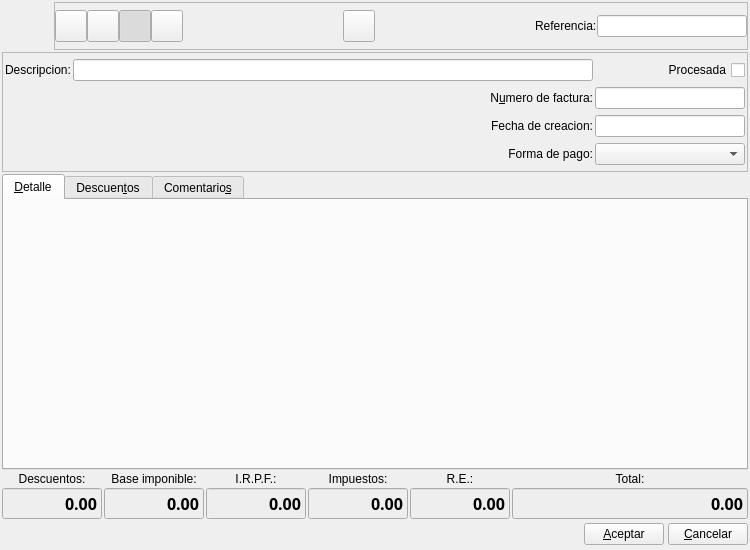
<?xml version="1.0" encoding="UTF-8"?>
<ui version="4.0">
 <author>Tomeu Borras</author>
 <class>FacturaProveedorBase</class>
 <widget class="QWidget" name="FacturaProveedorBase">
  <property name="geometry">
   <rect>
    <x>0</x>
    <y>0</y>
    <width>750</width>
    <height>550</height>
   </rect>
  </property>
  <property name="minimumSize">
   <size>
    <width>750</width>
    <height>550</height>
   </size>
  </property>
  <property name="windowTitle">
   <string>Nueva factura de proveedor</string>
  </property>
  <property name="windowIcon">
   <iconset resource="../../../bulmages.qrc">
    <normaloff>:/Images/supplier-invoice.png</normaloff>:/Images/supplier-invoice.png</iconset>
  </property>
  <layout class="QGridLayout" name="gridLayout">
   <item row="0" column="0" colspan="6">
    <layout class="QHBoxLayout">
     <property name="spacing">
      <number>4</number>
     </property>
     <property name="margin">
      <number>0</number>
     </property>
     <item>
      <widget class="QLabel" name="pixmapLabel1">
       <property name="minimumSize">
        <size>
         <width>48</width>
         <height>48</height>
        </size>
       </property>
       <property name="maximumSize">
        <size>
         <width>48</width>
         <height>48</height>
        </size>
       </property>
       <property name="pixmap">
        <pixmap resource="../../../bulmages.qrc">:/Images/supplier-invoice.png</pixmap>
       </property>
       <property name="scaledContents">
        <bool>true</bool>
       </property>
      </widget>
     </item>
     <item>
      <widget class="QFrame" name="frame_2">
       <property name="frameShape">
        <enum>QFrame::StyledPanel</enum>
       </property>
       <property name="frameShadow">
        <enum>QFrame::Raised</enum>
       </property>
       <layout class="QHBoxLayout" name="horizontalLayout">
        <property name="spacing">
         <number>0</number>
        </property>
        <property name="margin">
         <number>0</number>
        </property>
        <item>
         <widget class="QToolButton" name="mui_guardar">
          <property name="minimumSize">
           <size>
            <width>32</width>
            <height>32</height>
           </size>
          </property>
          <property name="maximumSize">
           <size>
            <width>32</width>
            <height>32</height>
           </size>
          </property>
          <property name="toolTip">
           <string>Guardar factura</string>
          </property>
          <property name="whatsThis">
           <string>Guardar factura</string>
          </property>
          <property name="text">
           <string/>
          </property>
          <property name="icon">
           <iconset resource="../../../bulmages.qrc">
            <normaloff>:/Images/edit-save.png</normaloff>:/Images/edit-save.png</iconset>
          </property>
          <property name="iconSize">
           <size>
            <width>22</width>
            <height>22</height>
           </size>
          </property>
          <property name="shortcut">
           <string>Ctrl+S</string>
          </property>
         </widget>
        </item>
        <item>
         <widget class="QToolButton" name="mui_borrar">
          <property name="minimumSize">
           <size>
            <width>32</width>
            <height>32</height>
           </size>
          </property>
          <property name="maximumSize">
           <size>
            <width>32</width>
            <height>32</height>
           </size>
          </property>
          <property name="toolTip">
           <string>Borrar factura</string>
          </property>
          <property name="whatsThis">
           <string>Borrar factura</string>
          </property>
          <property name="text">
           <string/>
          </property>
          <property name="icon">
           <iconset resource="../../../bulmages.qrc">
            <normaloff>:/Images/edit-delete.png</normaloff>:/Images/edit-delete.png</iconset>
          </property>
          <property name="iconSize">
           <size>
            <width>22</width>
            <height>22</height>
           </size>
          </property>
          <property name="shortcut">
           <string>Ctrl+D</string>
          </property>
         </widget>
        </item>
        <item>
         <widget class="QToolButton" name="mui_detalles">
          <property name="minimumSize">
           <size>
            <width>32</width>
            <height>32</height>
           </size>
          </property>
          <property name="maximumSize">
           <size>
            <width>32</width>
            <height>32</height>
           </size>
          </property>
          <property name="toolTip">
           <string>Mostrar/ocultar cabecera</string>
          </property>
          <property name="whatsThis">
           <string>Mostrar/ocultar cabecera</string>
          </property>
          <property name="text">
           <string/>
          </property>
          <property name="icon">
           <iconset resource="../../../bulmages.qrc">
            <normaloff>:/Images/document-properties.png</normaloff>:/Images/document-properties.png</iconset>
          </property>
          <property name="iconSize">
           <size>
            <width>22</width>
            <height>22</height>
           </size>
          </property>
          <property name="shortcut">
           <string>Ctrl+G</string>
          </property>
          <property name="checkable">
           <bool>true</bool>
          </property>
          <property name="checked">
           <bool>true</bool>
          </property>
         </widget>
        </item>
        <item>
         <widget class="QToolButton" name="mui_duplicar">
          <property name="minimumSize">
           <size>
            <width>32</width>
            <height>32</height>
           </size>
          </property>
          <property name="maximumSize">
           <size>
            <width>32</width>
            <height>32</height>
           </size>
          </property>
          <property name="toolTip">
           <string>Duplicar factura</string>
          </property>
          <property name="whatsThis">
           <string>Duplicar factura</string>
          </property>
          <property name="text">
           <string/>
          </property>
          <property name="icon">
           <iconset resource="../../../bulmages.qrc">
            <normaloff>:/BulmaCont32x32/images/png/igualant.xpm</normaloff>:/BulmaCont32x32/images/png/igualant.xpm</iconset>
          </property>
          <property name="iconSize">
           <size>
            <width>22</width>
            <height>22</height>
           </size>
          </property>
          <property name="shortcut">
           <string>Ctrl+S</string>
          </property>
         </widget>
        </item>
        <item>
         <spacer>
          <property name="orientation">
           <enum>Qt::Horizontal</enum>
          </property>
          <property name="sizeHint" stdset="0">
           <size>
            <width>40</width>
            <height>20</height>
           </size>
          </property>
         </spacer>
        </item>
        <item>
         <widget class="QToolButton" name="mui_veralbaranes">
          <property name="enabled">
           <bool>true</bool>
          </property>
          <property name="minimumSize">
           <size>
            <width>32</width>
            <height>32</height>
           </size>
          </property>
          <property name="maximumSize">
           <size>
            <width>32</width>
            <height>32</height>
           </size>
          </property>
          <property name="toolTip">
           <string>Ver albaranes con la misma referencia</string>
          </property>
          <property name="whatsThis">
           <string>Ver albaranes con la misma referencia</string>
          </property>
          <property name="text">
           <string/>
          </property>
          <property name="icon">
           <iconset resource="../../../bulmages.qrc">
            <normaloff>:/Images/supplier-delivery-note-list.png</normaloff>:/Images/supplier-delivery-note-list.png</iconset>
          </property>
          <property name="iconSize">
           <size>
            <width>22</width>
            <height>22</height>
           </size>
          </property>
         </widget>
        </item>
        <item>
         <widget class="QFrame" name="mui_plugbotones">
          <property name="sizePolicy">
           <sizepolicy hsizetype="Fixed" vsizetype="Fixed">
            <horstretch>0</horstretch>
            <verstretch>0</verstretch>
           </sizepolicy>
          </property>
          <property name="frameShape">
           <enum>QFrame::NoFrame</enum>
          </property>
          <property name="frameShadow">
           <enum>QFrame::Plain</enum>
          </property>
          <property name="lineWidth">
           <number>0</number>
          </property>
         </widget>
        </item>
        <item>
         <spacer>
          <property name="orientation">
           <enum>Qt::Horizontal</enum>
          </property>
          <property name="sizeType">
           <enum>QSizePolicy::MinimumExpanding</enum>
          </property>
          <property name="sizeHint" stdset="0">
           <size>
            <width>18</width>
            <height>32</height>
           </size>
          </property>
         </spacer>
        </item>
        <item>
         <widget class="QLabel" name="label5">
          <property name="sizePolicy">
           <sizepolicy hsizetype="Preferred" vsizetype="Fixed">
            <horstretch>0</horstretch>
            <verstretch>0</verstretch>
           </sizepolicy>
          </property>
          <property name="text">
           <string>Referencia:</string>
          </property>
          <property name="buddy">
           <cstring>mui_reffacturap</cstring>
          </property>
         </widget>
        </item>
        <item>
         <widget class="BfBuscarReferencia" name="mui_reffacturap">
          <property name="sizePolicy">
           <sizepolicy hsizetype="Preferred" vsizetype="Fixed">
            <horstretch>0</horstretch>
            <verstretch>0</verstretch>
           </sizepolicy>
          </property>
          <property name="minimumSize">
           <size>
            <width>150</width>
            <height>0</height>
           </size>
          </property>
          <property name="maximumSize">
           <size>
            <width>150</width>
            <height>16777215</height>
           </size>
          </property>
         </widget>
        </item>
       </layout>
      </widget>
     </item>
    </layout>
   </item>
   <item row="1" column="0" colspan="6">
    <widget class="QFrame" name="frame">
     <property name="minimumSize">
      <size>
       <width>16</width>
       <height>120</height>
      </size>
     </property>
     <property name="frameShape">
      <enum>QFrame::StyledPanel</enum>
     </property>
     <property name="frameShadow">
      <enum>QFrame::Raised</enum>
     </property>
     <layout class="QGridLayout" name="gridLayout_2">
      <item row="0" column="0">
       <widget class="QLabel" name="label7_2">
        <property name="sizePolicy">
         <sizepolicy hsizetype="Fixed" vsizetype="Fixed">
          <horstretch>0</horstretch>
          <verstretch>0</verstretch>
         </sizepolicy>
        </property>
        <property name="text">
         <string>Descripcion:</string>
        </property>
        <property name="buddy">
         <cstring>mui_descfacturap</cstring>
        </property>
       </widget>
      </item>
      <item row="0" column="1" colspan="3">
       <widget class="QLineEdit" name="mui_descfacturap">
        <property name="sizePolicy">
         <sizepolicy hsizetype="Expanding" vsizetype="Preferred">
          <horstretch>0</horstretch>
          <verstretch>0</verstretch>
         </sizepolicy>
        </property>
       </widget>
      </item>
      <item row="0" column="4">
       <widget class="QCheckBox" name="mui_procesadafacturap">
        <property name="layoutDirection">
         <enum>Qt::RightToLeft</enum>
        </property>
        <property name="text">
         <string>Procesada</string>
        </property>
       </widget>
      </item>
      <item row="1" column="0" rowspan="3" colspan="3">
       <widget class="BlSearchWidget" name="mui_idproveedor" native="true">
        <property name="sizePolicy">
         <sizepolicy hsizetype="Expanding" vsizetype="Ignored">
          <horstretch>0</horstretch>
          <verstretch>0</verstretch>
         </sizepolicy>
        </property>
       </widget>
      </item>
      <item row="1" column="3">
       <widget class="QLabel" name="label6_2">
        <property name="sizePolicy">
         <sizepolicy hsizetype="Preferred" vsizetype="Fixed">
          <horstretch>0</horstretch>
          <verstretch>0</verstretch>
         </sizepolicy>
        </property>
        <property name="text">
         <string>N&amp;umero de factura:</string>
        </property>
        <property name="alignment">
         <set>Qt::AlignRight|Qt::AlignTrailing|Qt::AlignVCenter</set>
        </property>
        <property name="buddy">
         <cstring>mui_numfacturap</cstring>
        </property>
       </widget>
      </item>
      <item row="1" column="4">
       <widget class="QLineEdit" name="mui_numfacturap">
        <property name="sizePolicy">
         <sizepolicy hsizetype="Preferred" vsizetype="Preferred">
          <horstretch>0</horstretch>
          <verstretch>0</verstretch>
         </sizepolicy>
        </property>
        <property name="minimumSize">
         <size>
          <width>150</width>
          <height>0</height>
         </size>
        </property>
        <property name="maximumSize">
         <size>
          <width>150</width>
          <height>16777215</height>
         </size>
        </property>
       </widget>
      </item>
      <item row="2" column="3">
       <widget class="QLabel" name="label8_2">
        <property name="sizePolicy">
         <sizepolicy hsizetype="Preferred" vsizetype="Fixed">
          <horstretch>0</horstretch>
          <verstretch>0</verstretch>
         </sizepolicy>
        </property>
        <property name="text">
         <string>Fecha de creacion:</string>
        </property>
        <property name="alignment">
         <set>Qt::AlignRight|Qt::AlignTrailing|Qt::AlignVCenter</set>
        </property>
        <property name="buddy">
         <cstring>mui_ffacturap</cstring>
        </property>
       </widget>
      </item>
      <item row="2" column="4">
       <widget class="BlDateSearch" name="mui_ffacturap">
        <property name="sizePolicy">
         <sizepolicy hsizetype="Preferred" vsizetype="Fixed">
          <horstretch>0</horstretch>
          <verstretch>0</verstretch>
         </sizepolicy>
        </property>
        <property name="minimumSize">
         <size>
          <width>150</width>
          <height>0</height>
         </size>
        </property>
        <property name="maximumSize">
         <size>
          <width>150</width>
          <height>16777215</height>
         </size>
        </property>
       </widget>
      </item>
      <item row="3" column="3">
       <widget class="QLabel" name="label11">
        <property name="sizePolicy">
         <sizepolicy hsizetype="Preferred" vsizetype="Fixed">
          <horstretch>0</horstretch>
          <verstretch>0</verstretch>
         </sizepolicy>
        </property>
        <property name="text">
         <string>Forma de pago:</string>
        </property>
        <property name="alignment">
         <set>Qt::AlignRight|Qt::AlignTrailing|Qt::AlignVCenter</set>
        </property>
       </widget>
      </item>
      <item row="3" column="4">
       <widget class="BfBuscarFormaPago" name="mui_idforma_pago">
        <property name="minimumSize">
         <size>
          <width>150</width>
          <height>0</height>
         </size>
        </property>
        <property name="maximumSize">
         <size>
          <width>150</width>
          <height>16777215</height>
         </size>
        </property>
       </widget>
      </item>
     </layout>
    </widget>
   </item>
   <item row="2" column="0" colspan="6">
    <widget class="QTabWidget" name="discounts">
     <property name="enabled">
      <bool>true</bool>
     </property>
     <property name="currentIndex">
      <number>0</number>
     </property>
     <widget class="QWidget" name="tab1">
      <attribute name="title">
       <string>&amp;Detalle</string>
      </attribute>
      <layout class="QVBoxLayout">
       <property name="spacing">
        <number>4</number>
       </property>
       <property name="margin">
        <number>4</number>
       </property>
       <item>
        <widget class="ListLinFacturaProveedorView" name="subform2" native="true"/>
       </item>
      </layout>
     </widget>
     <widget class="QWidget" name="Tab2">
      <attribute name="title">
       <string>Descuen&amp;tos</string>
      </attribute>
      <layout class="QVBoxLayout">
       <property name="spacing">
        <number>4</number>
       </property>
       <property name="margin">
        <number>4</number>
       </property>
       <item>
        <widget class="ListDescuentoFacturaProvView" name="m_descuentos" native="true"/>
       </item>
      </layout>
     </widget>
     <widget class="QWidget" name="tab3">
      <attribute name="title">
       <string>Comentario&amp;s</string>
      </attribute>
      <layout class="QHBoxLayout">
       <property name="spacing">
        <number>4</number>
       </property>
       <property name="margin">
        <number>4</number>
       </property>
       <item>
        <widget class="QTextEdit" name="mui_comentfacturap"/>
       </item>
      </layout>
     </widget>
    </widget>
   </item>
   <item row="3" column="0">
    <widget class="QLabel" name="label3">
     <property name="minimumSize">
      <size>
       <width>100</width>
       <height>0</height>
      </size>
     </property>
     <property name="maximumSize">
      <size>
       <width>100</width>
       <height>16777215</height>
      </size>
     </property>
     <property name="text">
      <string>Descuentos:</string>
     </property>
     <property name="alignment">
      <set>Qt::AlignCenter</set>
     </property>
    </widget>
   </item>
   <item row="3" column="1">
    <widget class="QLabel" name="label2">
     <property name="minimumSize">
      <size>
       <width>100</width>
       <height>0</height>
      </size>
     </property>
     <property name="maximumSize">
      <size>
       <width>100</width>
       <height>16777215</height>
      </size>
     </property>
     <property name="text">
      <string>Base imponible:</string>
     </property>
     <property name="alignment">
      <set>Qt::AlignCenter</set>
     </property>
    </widget>
   </item>
   <item row="3" column="2">
    <widget class="QLabel" name="label4_3">
     <property name="minimumSize">
      <size>
       <width>100</width>
       <height>0</height>
      </size>
     </property>
     <property name="maximumSize">
      <size>
       <width>100</width>
       <height>16777215</height>
      </size>
     </property>
     <property name="text">
      <string>I.R.P.F.:</string>
     </property>
     <property name="alignment">
      <set>Qt::AlignCenter</set>
     </property>
    </widget>
   </item>
   <item row="3" column="3">
    <widget class="QLabel" name="label4">
     <property name="minimumSize">
      <size>
       <width>100</width>
       <height>0</height>
      </size>
     </property>
     <property name="maximumSize">
      <size>
       <width>100</width>
       <height>16777215</height>
      </size>
     </property>
     <property name="text">
      <string>Impuestos:</string>
     </property>
     <property name="alignment">
      <set>Qt::AlignCenter</set>
     </property>
    </widget>
   </item>
   <item row="3" column="4">
    <widget class="QLabel" name="label4_2">
     <property name="minimumSize">
      <size>
       <width>100</width>
       <height>0</height>
      </size>
     </property>
     <property name="maximumSize">
      <size>
       <width>100</width>
       <height>16777215</height>
      </size>
     </property>
     <property name="text">
      <string>R.E.:</string>
     </property>
     <property name="alignment">
      <set>Qt::AlignCenter</set>
     </property>
    </widget>
   </item>
   <item row="3" column="5">
    <widget class="QLabel" name="label1">
     <property name="sizePolicy">
      <sizepolicy hsizetype="Expanding" vsizetype="Preferred">
       <horstretch>0</horstretch>
       <verstretch>0</verstretch>
      </sizepolicy>
     </property>
     <property name="text">
      <string>Total:</string>
     </property>
     <property name="alignment">
      <set>Qt::AlignCenter</set>
     </property>
    </widget>
   </item>
   <item row="4" column="0">
    <widget class="QLineEdit" name="m_totalDiscounts">
     <property name="enabled">
      <bool>true</bool>
     </property>
     <property name="minimumSize">
      <size>
       <width>100</width>
       <height>0</height>
      </size>
     </property>
     <property name="maximumSize">
      <size>
       <width>100</width>
       <height>16777215</height>
      </size>
     </property>
     <property name="palette">
      <palette>
       <active>
        <colorrole role="Base">
         <brush brushstyle="SolidPattern">
          <color alpha="255">
           <red>238</red>
           <green>238</green>
           <blue>238</blue>
          </color>
         </brush>
        </colorrole>
       </active>
       <inactive>
        <colorrole role="Base">
         <brush brushstyle="SolidPattern">
          <color alpha="255">
           <red>238</red>
           <green>238</green>
           <blue>238</blue>
          </color>
         </brush>
        </colorrole>
       </inactive>
       <disabled>
        <colorrole role="Base">
         <brush brushstyle="SolidPattern">
          <color alpha="255">
           <red>255</red>
           <green>255</green>
           <blue>255</blue>
          </color>
         </brush>
        </colorrole>
       </disabled>
      </palette>
     </property>
     <property name="font">
      <font>
       <family>Sans Serif</family>
       <pointsize>12</pointsize>
       <weight>75</weight>
       <italic>false</italic>
       <bold>true</bold>
       <underline>false</underline>
       <strikeout>false</strikeout>
      </font>
     </property>
     <property name="focusPolicy">
      <enum>Qt::NoFocus</enum>
     </property>
     <property name="acceptDrops">
      <bool>false</bool>
     </property>
     <property name="text">
      <string>0.00</string>
     </property>
     <property name="alignment">
      <set>Qt::AlignRight</set>
     </property>
     <property name="readOnly">
      <bool>true</bool>
     </property>
    </widget>
   </item>
   <item row="4" column="1">
    <widget class="QLineEdit" name="m_totalBases">
     <property name="minimumSize">
      <size>
       <width>100</width>
       <height>0</height>
      </size>
     </property>
     <property name="maximumSize">
      <size>
       <width>100</width>
       <height>16777215</height>
      </size>
     </property>
     <property name="palette">
      <palette>
       <active>
        <colorrole role="Base">
         <brush brushstyle="SolidPattern">
          <color alpha="255">
           <red>238</red>
           <green>238</green>
           <blue>238</blue>
          </color>
         </brush>
        </colorrole>
       </active>
       <inactive>
        <colorrole role="Base">
         <brush brushstyle="SolidPattern">
          <color alpha="255">
           <red>238</red>
           <green>238</green>
           <blue>238</blue>
          </color>
         </brush>
        </colorrole>
       </inactive>
       <disabled>
        <colorrole role="Base">
         <brush brushstyle="SolidPattern">
          <color alpha="255">
           <red>255</red>
           <green>255</green>
           <blue>255</blue>
          </color>
         </brush>
        </colorrole>
       </disabled>
      </palette>
     </property>
     <property name="font">
      <font>
       <family>Sans Serif</family>
       <pointsize>12</pointsize>
       <weight>75</weight>
       <italic>false</italic>
       <bold>true</bold>
       <underline>false</underline>
       <strikeout>false</strikeout>
      </font>
     </property>
     <property name="focusPolicy">
      <enum>Qt::NoFocus</enum>
     </property>
     <property name="acceptDrops">
      <bool>false</bool>
     </property>
     <property name="text">
      <string>0.00</string>
     </property>
     <property name="alignment">
      <set>Qt::AlignRight</set>
     </property>
     <property name="readOnly">
      <bool>true</bool>
     </property>
    </widget>
   </item>
   <item row="4" column="2">
    <widget class="QLineEdit" name="m_totalIRPF">
     <property name="minimumSize">
      <size>
       <width>100</width>
       <height>0</height>
      </size>
     </property>
     <property name="maximumSize">
      <size>
       <width>100</width>
       <height>16777215</height>
      </size>
     </property>
     <property name="palette">
      <palette>
       <active>
        <colorrole role="Base">
         <brush brushstyle="SolidPattern">
          <color alpha="255">
           <red>238</red>
           <green>238</green>
           <blue>238</blue>
          </color>
         </brush>
        </colorrole>
       </active>
       <inactive>
        <colorrole role="Base">
         <brush brushstyle="SolidPattern">
          <color alpha="255">
           <red>238</red>
           <green>238</green>
           <blue>238</blue>
          </color>
         </brush>
        </colorrole>
       </inactive>
       <disabled>
        <colorrole role="Base">
         <brush brushstyle="SolidPattern">
          <color alpha="255">
           <red>255</red>
           <green>255</green>
           <blue>255</blue>
          </color>
         </brush>
        </colorrole>
       </disabled>
      </palette>
     </property>
     <property name="font">
      <font>
       <family>Sans Serif</family>
       <pointsize>12</pointsize>
       <weight>75</weight>
       <italic>false</italic>
       <bold>true</bold>
       <underline>false</underline>
       <strikeout>false</strikeout>
      </font>
     </property>
     <property name="focusPolicy">
      <enum>Qt::NoFocus</enum>
     </property>
     <property name="acceptDrops">
      <bool>false</bool>
     </property>
     <property name="text">
      <string>0.00</string>
     </property>
     <property name="alignment">
      <set>Qt::AlignRight</set>
     </property>
     <property name="readOnly">
      <bool>true</bool>
     </property>
    </widget>
   </item>
   <item row="4" column="3">
    <widget class="QLineEdit" name="m_totalTaxes">
     <property name="minimumSize">
      <size>
       <width>100</width>
       <height>0</height>
      </size>
     </property>
     <property name="maximumSize">
      <size>
       <width>100</width>
       <height>16777215</height>
      </size>
     </property>
     <property name="palette">
      <palette>
       <active>
        <colorrole role="Base">
         <brush brushstyle="SolidPattern">
          <color alpha="255">
           <red>238</red>
           <green>238</green>
           <blue>238</blue>
          </color>
         </brush>
        </colorrole>
       </active>
       <inactive>
        <colorrole role="Base">
         <brush brushstyle="SolidPattern">
          <color alpha="255">
           <red>238</red>
           <green>238</green>
           <blue>238</blue>
          </color>
         </brush>
        </colorrole>
       </inactive>
       <disabled>
        <colorrole role="Base">
         <brush brushstyle="SolidPattern">
          <color alpha="255">
           <red>255</red>
           <green>255</green>
           <blue>255</blue>
          </color>
         </brush>
        </colorrole>
       </disabled>
      </palette>
     </property>
     <property name="font">
      <font>
       <family>Sans Serif</family>
       <pointsize>12</pointsize>
       <weight>75</weight>
       <italic>false</italic>
       <bold>true</bold>
       <underline>false</underline>
       <strikeout>false</strikeout>
      </font>
     </property>
     <property name="focusPolicy">
      <enum>Qt::NoFocus</enum>
     </property>
     <property name="acceptDrops">
      <bool>false</bool>
     </property>
     <property name="text">
      <string>0.00</string>
     </property>
     <property name="alignment">
      <set>Qt::AlignRight</set>
     </property>
     <property name="readOnly">
      <bool>true</bool>
     </property>
    </widget>
   </item>
   <item row="4" column="4">
    <widget class="QLineEdit" name="m_totalReqEq">
     <property name="minimumSize">
      <size>
       <width>100</width>
       <height>0</height>
      </size>
     </property>
     <property name="maximumSize">
      <size>
       <width>100</width>
       <height>16777215</height>
      </size>
     </property>
     <property name="palette">
      <palette>
       <active>
        <colorrole role="Base">
         <brush brushstyle="SolidPattern">
          <color alpha="255">
           <red>238</red>
           <green>238</green>
           <blue>238</blue>
          </color>
         </brush>
        </colorrole>
       </active>
       <inactive>
        <colorrole role="Base">
         <brush brushstyle="SolidPattern">
          <color alpha="255">
           <red>238</red>
           <green>238</green>
           <blue>238</blue>
          </color>
         </brush>
        </colorrole>
       </inactive>
       <disabled>
        <colorrole role="Base">
         <brush brushstyle="SolidPattern">
          <color alpha="255">
           <red>255</red>
           <green>255</green>
           <blue>255</blue>
          </color>
         </brush>
        </colorrole>
       </disabled>
      </palette>
     </property>
     <property name="font">
      <font>
       <family>Sans Serif</family>
       <pointsize>12</pointsize>
       <weight>75</weight>
       <italic>false</italic>
       <bold>true</bold>
       <underline>false</underline>
       <strikeout>false</strikeout>
      </font>
     </property>
     <property name="focusPolicy">
      <enum>Qt::NoFocus</enum>
     </property>
     <property name="acceptDrops">
      <bool>false</bool>
     </property>
     <property name="text">
      <string>0.00</string>
     </property>
     <property name="alignment">
      <set>Qt::AlignRight</set>
     </property>
     <property name="readOnly">
      <bool>true</bool>
     </property>
    </widget>
   </item>
   <item row="4" column="5">
    <widget class="QLineEdit" name="m_totalfacturap">
     <property name="enabled">
      <bool>true</bool>
     </property>
     <property name="palette">
      <palette>
       <active>
        <colorrole role="Base">
         <brush brushstyle="SolidPattern">
          <color alpha="255">
           <red>238</red>
           <green>238</green>
           <blue>238</blue>
          </color>
         </brush>
        </colorrole>
       </active>
       <inactive>
        <colorrole role="Base">
         <brush brushstyle="SolidPattern">
          <color alpha="255">
           <red>238</red>
           <green>238</green>
           <blue>238</blue>
          </color>
         </brush>
        </colorrole>
       </inactive>
       <disabled>
        <colorrole role="Base">
         <brush brushstyle="SolidPattern">
          <color alpha="255">
           <red>255</red>
           <green>255</green>
           <blue>255</blue>
          </color>
         </brush>
        </colorrole>
       </disabled>
      </palette>
     </property>
     <property name="font">
      <font>
       <family>Sans Serif</family>
       <pointsize>12</pointsize>
       <weight>75</weight>
       <italic>false</italic>
       <bold>true</bold>
       <underline>false</underline>
       <strikeout>false</strikeout>
      </font>
     </property>
     <property name="focusPolicy">
      <enum>Qt::NoFocus</enum>
     </property>
     <property name="acceptDrops">
      <bool>false</bool>
     </property>
     <property name="autoFillBackground">
      <bool>true</bool>
     </property>
     <property name="text">
      <string>0.00</string>
     </property>
     <property name="frame">
      <bool>true</bool>
     </property>
     <property name="alignment">
      <set>Qt::AlignRight</set>
     </property>
     <property name="readOnly">
      <bool>true</bool>
     </property>
    </widget>
   </item>
   <item row="5" column="0" colspan="6">
    <layout class="QHBoxLayout">
     <property name="spacing">
      <number>4</number>
     </property>
     <property name="margin">
      <number>0</number>
     </property>
     <item>
      <spacer>
       <property name="orientation">
        <enum>Qt::Horizontal</enum>
       </property>
       <property name="sizeHint" stdset="0">
        <size>
         <width>394</width>
         <height>27</height>
        </size>
       </property>
      </spacer>
     </item>
     <item>
      <widget class="QPushButton" name="mui_aceptar">
       <property name="text">
        <string>&amp;Aceptar</string>
       </property>
      </widget>
     </item>
     <item>
      <widget class="QPushButton" name="mui_cancelar">
       <property name="text">
        <string>&amp;Cancelar</string>
       </property>
      </widget>
     </item>
    </layout>
   </item>
  </layout>
 </widget>
 <layoutdefault spacing="2" margin="2"/>
 <customwidgets>
  <customwidget>
   <class>ListDescuentoFacturaProvView</class>
   <extends>QWidget</extends>
   <header>listdescfacturaprovview.h</header>
  </customwidget>
  <customwidget>
   <class>ListLinFacturaProveedorView</class>
   <extends>QWidget</extends>
   <header>listlinfacturapview.h</header>
  </customwidget>
  <customwidget>
   <class>BfBuscarReferencia</class>
   <extends>QLineEdit</extends>
   <header>bfbuscarreferencia.h</header>
  </customwidget>
  <customwidget>
   <class>BlDateSearch</class>
   <extends>QLineEdit</extends>
   <header>bldatesearch.h</header>
  </customwidget>
  <customwidget>
   <class>BfBuscarFormaPago</class>
   <extends>QComboBox</extends>
   <header>bfbuscarformapago.h</header>
  </customwidget>
  <customwidget>
   <class>BlSearchWidget</class>
   <extends>QWidget</extends>
   <header>blsearchwidget.h</header>
  </customwidget>
 </customwidgets>
 <resources>
  <include location="../../../bulmages.qrc"/>
 </resources>
 <connections>
  <connection>
   <sender>mui_detalles</sender>
   <signal>toggled(bool)</signal>
   <receiver>frame</receiver>
   <slot>setShown(bool)</slot>
   <hints>
    <hint type="sourcelabel">
     <x>156</x>
     <y>22</y>
    </hint>
    <hint type="destinationlabel">
     <x>161</x>
     <y>194</y>
    </hint>
   </hints>
  </connection>
 </connections>
</ui>
